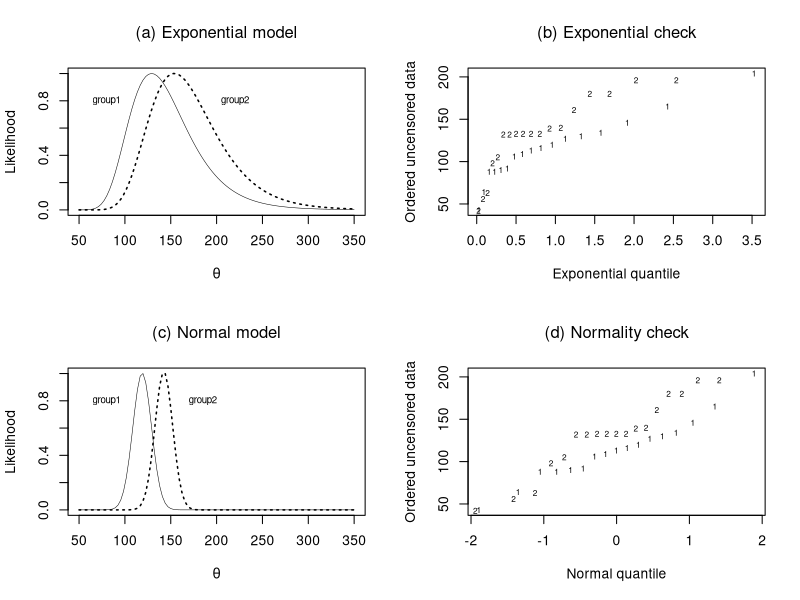

R code for this plot:
# Example 11.5:
xdat<- scan('rat.dat',skip=1,
           what=list(group=0,surv=0,status=0))
attach(xdat)
  t1 <- 100
  surv<- xdat$surv- t1
  n1<- sum(group==1); n2<- sum(group==2)
  c1<- sum(group==1&status==0); c2<- sum(group==2 &status==0)
  x1 <- surv[group==1]; x2<-  surv[group==2]
detach(xdat)

# exponential likelihood

theta<- seq(50,350,len=100)

loglik1 <- -(n1-c1)*log(theta) - sum(x1)/theta
  lik1 <- exp(loglik1-max(loglik1))

loglik2 <- -(n2-c2)*log(theta) - sum(x2)/theta
  lik2 <- exp(loglik2-max(loglik2))

par(mfrow=c(2,2))
plot(theta,lik1,type='n',
     xlab=expression(theta),ylab='Likelihood')
  lines(theta,lik1,lwd=.5)
  lines(theta,lik2,lty='dotted',lwd=1.52)
  text(220,.8,'group2',cex=.7)
  text(80,.8,'group1',cex=.7)
  title(expression('(a) Exponential model'))

a <- -log(seq(1/34,by=1/17,len=17))
qqplot(a,x1[1:17],xlab='Exponential quantile',
    ylab='Ordered uncensored data',type='n')
  points(sort(a),sort(x1[1:17]),pch='1',cex=.6)
  a <- -log(seq(1/38,by=1/19,len=19))
  points(sort(a),sort(x2[1:19]),pch='2',cex=.6)
  title(expression('(b) Exponential check'))


# using normal model

sig2 <- (16*var(x1[1:17]) + 18*var(x2[1:19]))/34
sig <- sqrt(sig2)

loglik1<-NULL
for (thetai in theta){
   newl <- -sum((x1[1:17]-thetai)**2)/2/sig2
   loglik1 <- c(loglik1,newl)
}
lik1 <- exp(loglik1-max(loglik1))
for (i in 18:19){
  lik1<- lik1 * (1-pnorm(x1[i],theta,sig))
}
lik1 <- lik1/max(lik1)

#loglik2 <- -(n2)*log(theta) - sum(x2)/theta
loglik2<-NULL
for (thetai in theta){
   newl <- -sum((x2[1:19]-thetai)**2)/2/sig2
   loglik2 <- c(loglik2,newl)
}
lik2 <- exp(loglik2-max(loglik2))
for (i in 20:21){
  lik2<- lik2 * (1-pnorm(x2[i],theta,sig))
}
lik2 <- lik2/max(lik2)

plot(theta,lik1,type='n',xlab=expression(theta),
          ylab='Likelihood')
  lines(theta,lik1,lwd=.5)
  lines(theta,lik2,lty='dotted',lwd=1.5)
  text(185,.8,'group2',cex=.7)
  text(80,.8,'group1',cex=.7)
  title(expression('(c) Normal model'))

qqnorm(x1[1:17],xlab='Normal quantile',
    ylab='Ordered uncensored data',type='n',main='')
  a <- qnorm(seq(1/34,by=1/17,len=17))
  points(sort(a),sort(x1[1:17]),pch='1',cex=.6)
  a <- qnorm(seq(1/38,by=1/19,len=19))
  points(sort(a),sort(x2[1:19]),pch='2',cex=.6)
  title(expression('(d) Normality check'))
